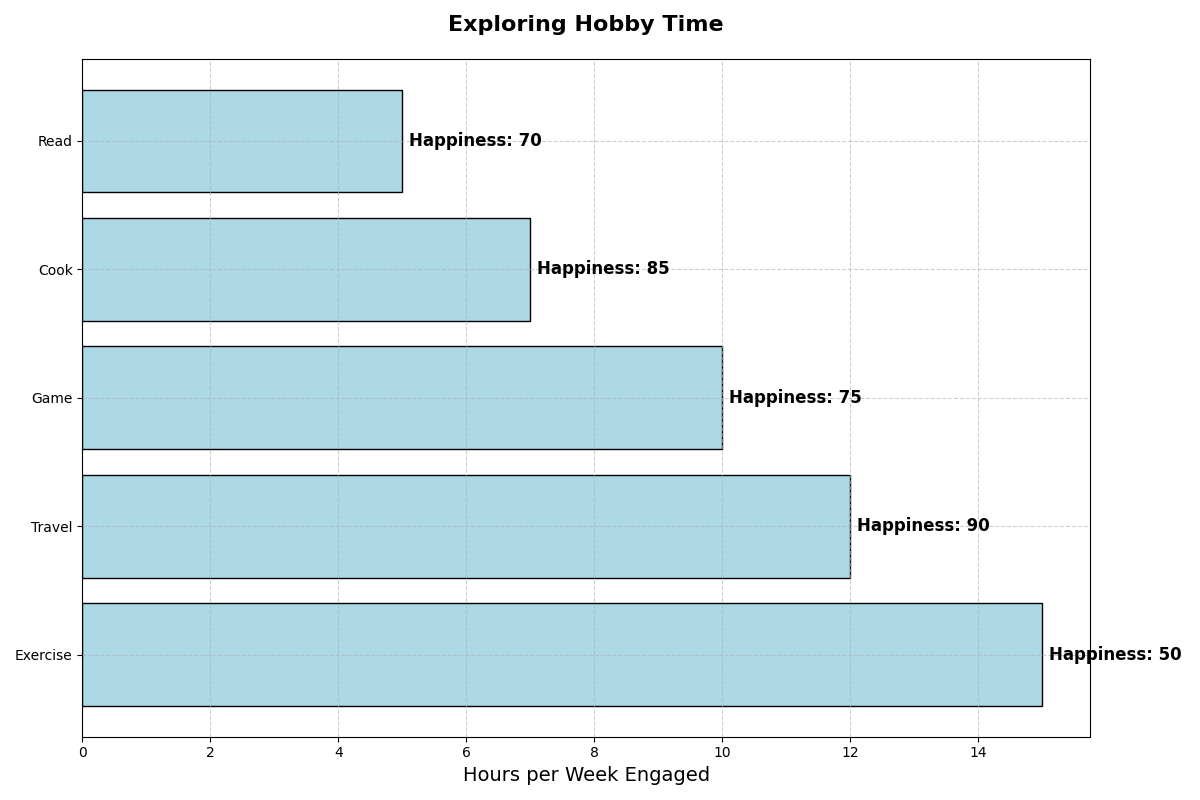

Source code (Python):
import matplotlib.pyplot as plt
import numpy as np

hobbies = ['Cook', 'Game', 'Travel', 'Read', 'Exercise']
# Manually shuffled hours_spent and happiness_levels while preserving dimensional structure
hours_spent = np.array([7, 10, 12, 5, 15])
happiness_levels = np.array([85, 75, 90, 70, 50])

# Sort the data in descending order based on hours_spent
sorted_indices = np.argsort(hours_spent)[::-1]
hobbies = [hobbies[i] for i in sorted_indices]
hours_spent = hours_spent[sorted_indices]
happiness_levels = happiness_levels[sorted_indices]

fig, ax = plt.subplots(figsize=(12, 8))

bars = ax.barh(hobbies, hours_spent, color='lightblue', edgecolor='k')

for bar, happiness, hobby in zip(bars, happiness_levels, hobbies):
    ax.annotate(f'Happiness: {happiness}', 
                (bar.get_width(), bar.get_y() + bar.get_height() / 2), 
                xytext=(5, 0), textcoords='offset points', 
                ha='left', va='center', fontsize=12, fontweight='bold')

ax.set_title('Exploring Hobby Time', fontsize=16, fontweight='bold', pad=20)
ax.set_xlabel('Hours per Week Engaged', fontsize=14)

ax.grid(True, linestyle='--', alpha=0.6)

plt.tight_layout()
plt.show()
